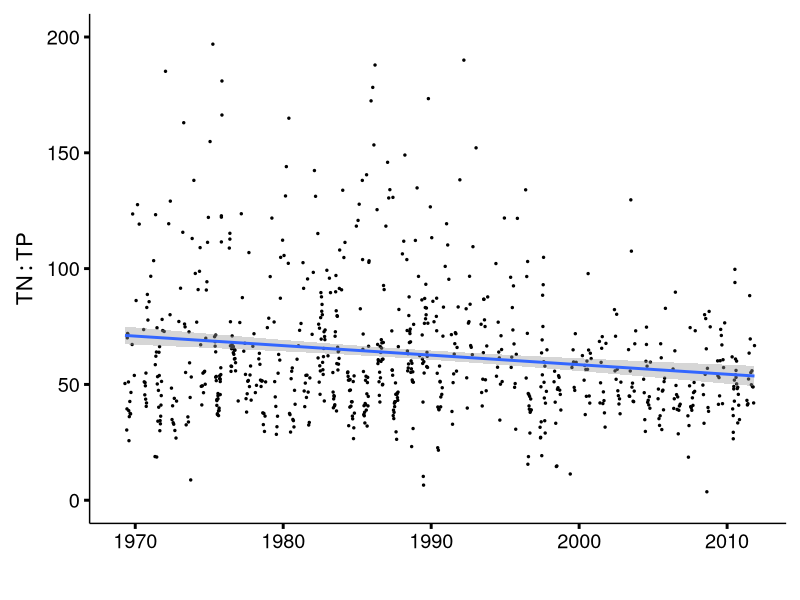
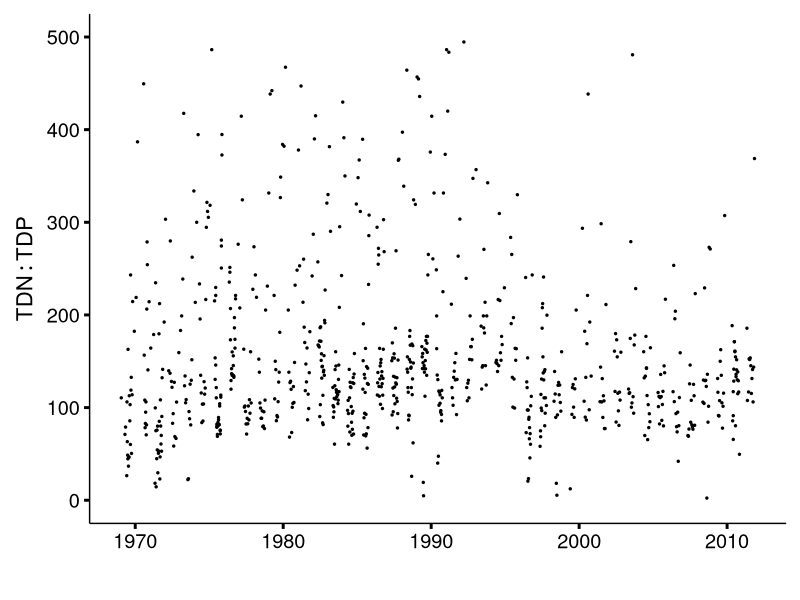
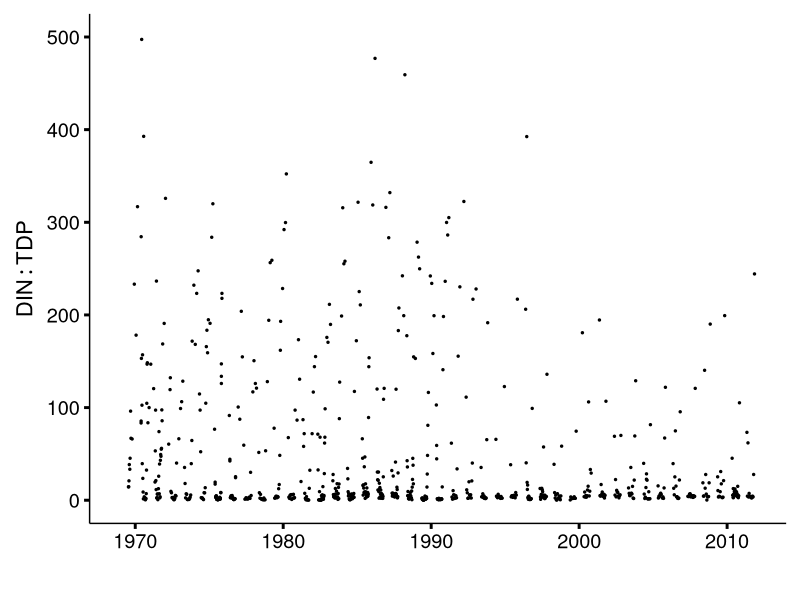
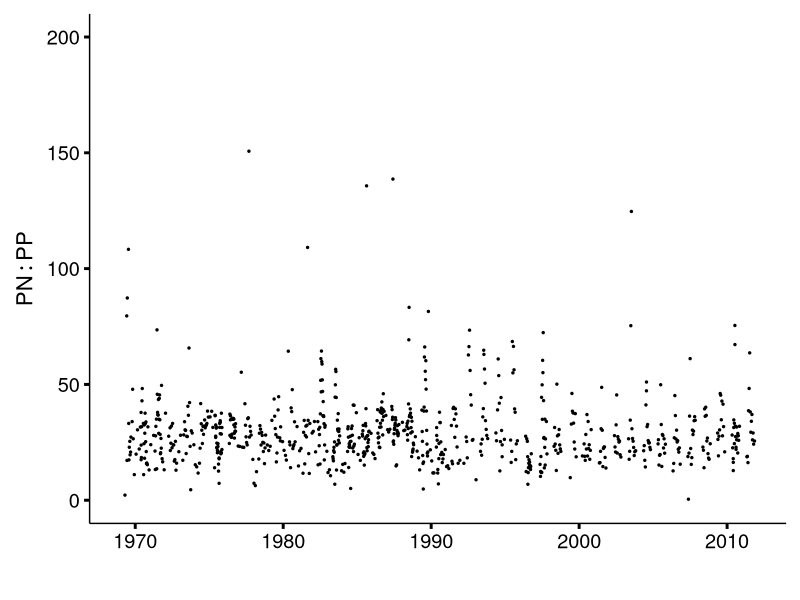
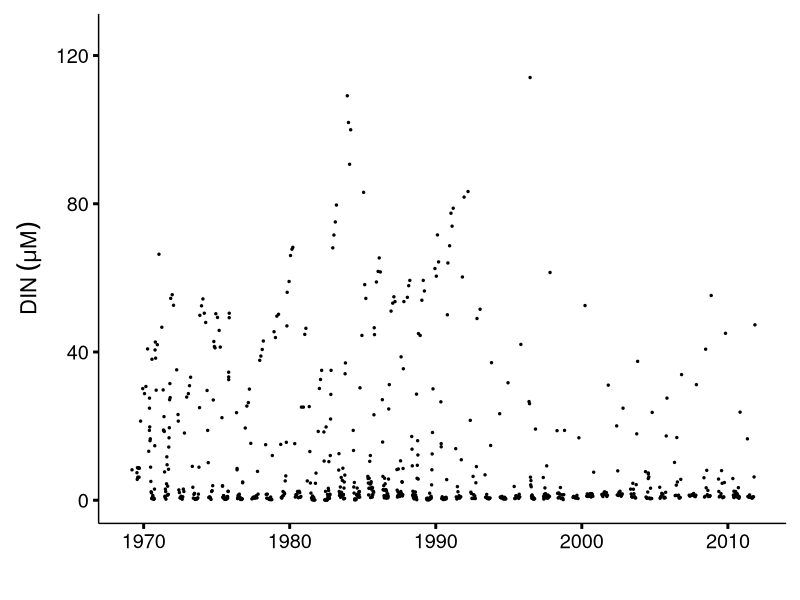
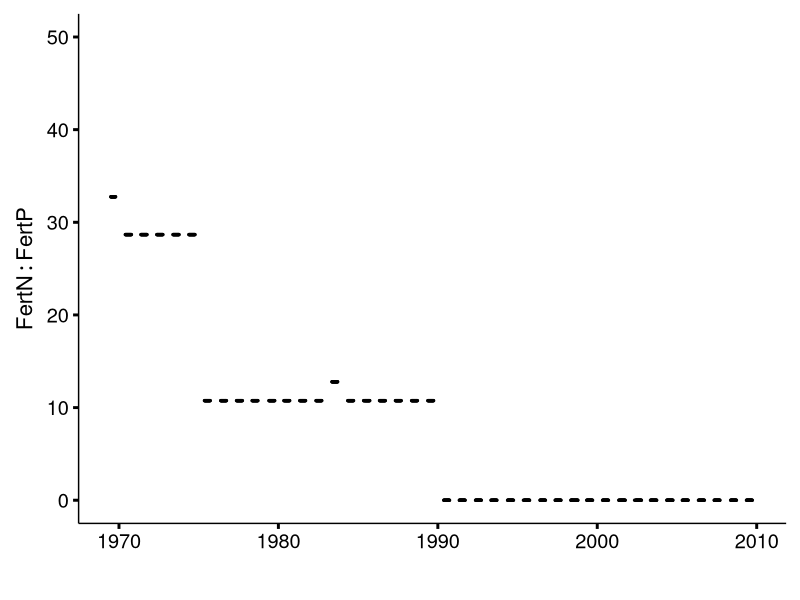
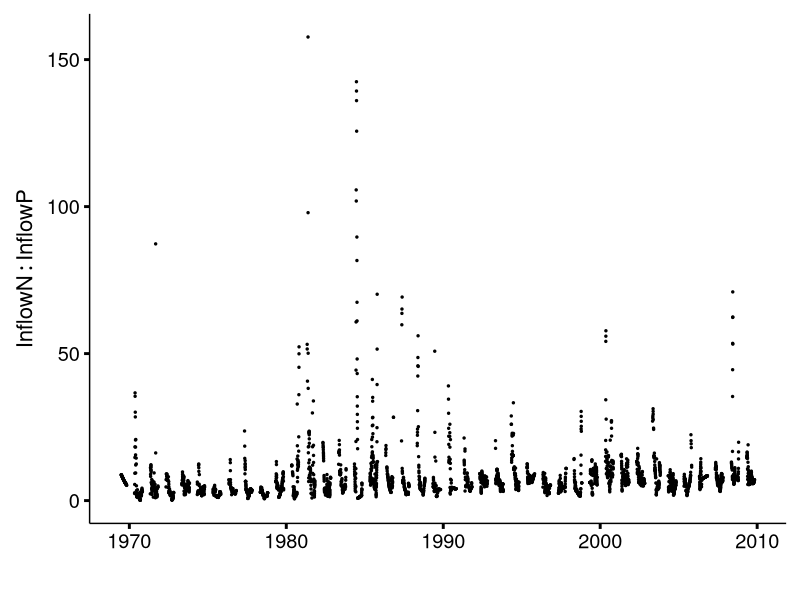
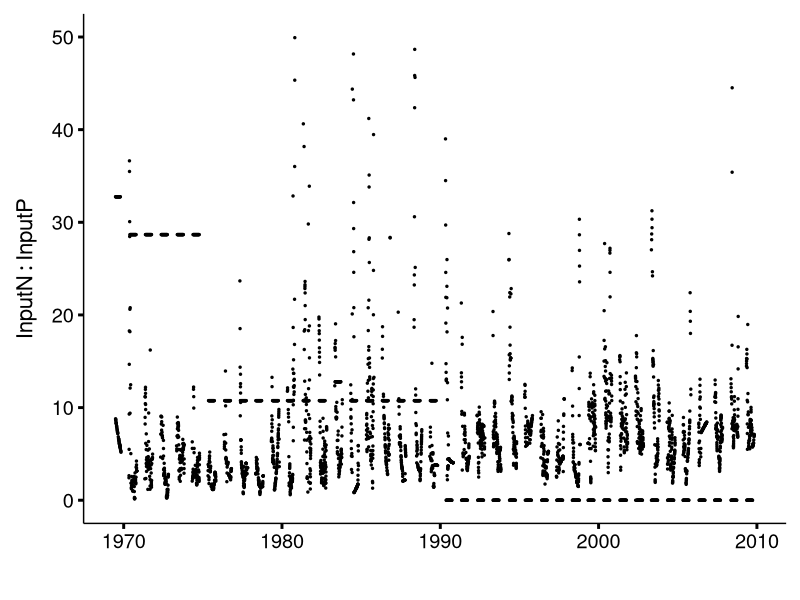

Recreate these plots in R, in order.
setwd("/Users/krsalkgu/Documents/SourceTree/Lake227/Postproc_code/L227/Stoichiometry")

NtoPLake <- read.csv("NP_Stoichiometry_L227.csv")
attach(NtoPLake)
head(NtoPLake)
NtoPInflow <- read.csv("NP_Stoichiometry_Inflow.csv")
attach(NtoPInflow)
head(NtoPInflow)

#Change concentrations from mass (ug/L or mg/d) to molar (umol/L or mmol/d)
Fert_TP_molar <- Fert_TP_mg.d/30.97
Inflow_TP_molar <- Inflow_TP_mg.d/30.97
Fert_TN_molar <- Fert_TN_mg.d/14.01
Inflow_TN_molar <- Inflow_TN_mg.d/14.01
NO3_molar <- NO3/14.01
NH4_molar <- NH4/14.01
DIN_molar <- NO3_molar + NH4_molar
PN_molar <- PN/14.01
TDN_molar <- TDN/14.01
PP_molar <- PP/30.97
TDP_molar <- TDP/30.97
TN_molar <- TDN_molar + PN_molar
TP_molar <- TDP_molar + PP_molar

#Combine inflows + fertilization
Input_TN_molar <- Fert_TN_molar + Inflow_TN_molar
Input_TP_molar <- Fert_TP_molar + Inflow_TP_molar

#Create N:P stoichiometric ratios in lake and inputs
Fert_NtoP <- Fert_TN_molar/Fert_TP_molar
Inflow_NtoP <- Inflow_TN_molar/Inflow_TP_molar
Input_NtoP <- Input_TN_molar/Input_TP_molar
DINtoTDP <- DIN_molar/TDP_molar
TDNtoTDP <- TDN_molar/TDP_molar
PNtoPP <- PN_molar/PP_molar
TNtoTP <- TN_molar/TP_molar

#Convert dates from factor to date format
Datelake <- as.Date(NtoPLake$Date, "%m/%d/%y")
Dateinflow <- as.Date(NtoPInflow$Date, "%m/%d/%y")

#Create data frames for N:P stoichiometry in lake and inflows
NtoPinsitu <- data.frame(Datelake, TNtoTP, PNtoPP, DINtoTDP, TDNtoTDP, DIN_molar)
NtoPinput <- data.frame(Dateinflow, Fert_NtoP, Inflow_NtoP, Input_NtoP, Input_TN_molar)

library(ggplot2)
theme_std <- function (base_size = 16, base_family = "") {
  theme_grey(base_size = base_size, base_family = base_family) %+replace% 
    theme(axis.ticks = element_line(colour = "black", size = 1), 
          legend.key = element_rect(colour = "white"), 
          panel.background = element_rect(fill = "white", colour = NA), 
          panel.border = element_rect(fill = NA, colour = NA),
          axis.line = element_line(size = 0.5, colour = "black"),
          panel.grid.major = element_line(NA), 
          panel.grid.minor = element_line(NA), 
          strip.background = element_rect(fill = "grey80", colour = "grey50", size = 0.2),
          axis.text  = element_text(size=rel(0.9)),
          axis.title.x = element_text(margin = unit(c(3, 0, 0, 0), "mm"),size=rel(1)),
          axis.title.y = element_text(margin = unit(c(0, 3, 0, 0), "mm"),size=rel(1), angle = 90),
          strip.text = element_text(size = rel(1.15), colour = "black", face = "bold"),
          plot.margin=unit(c(10,10,10,10),"pt"))}
theme_set(theme_std())

library(strucchange)
TNtoTPbreak = breakpoints (TNtoTP ~ Datelake, h = 20, data = NtoPinsitu, breaks=1)
summary(TNtoTPbreak)
TNtoTPbydate <- lm(TNtoTP ~ Datelake)
summary(TNtoTPbydate)

TDNtoTDPbreak = breakpoints (TDNtoTDP ~ Datelake, h = 20, data = NtoPinsitu, breaks=1)
summary(TDNtoTDPbreak)
TDNtoTDPbydate <- lm(TDNtoTDP ~ Datelake)
summary(TDNtoTDPbydate)

DINtoTDPbreak = breakpoints (DINtoTDP ~ Datelake, h = 20, data = NtoPinsitu, breaks=1)
summary(DINtoTDPbreak)
DINtoTDPbydate <- lm(DINtoTDP ~ Datelake)
summary(DINtoTDPbydate)

PNtoPPbreak = breakpoints (PNtoPP ~ Datelake, h = 20, data = NtoPinsitu, breaks=1)
summary(PNtoPPbreak)
PNtoPPbydate <- lm(PNtoPP ~ Datelake)
summary(PNtoPPbydate)

ggplot(NtoPinsitu, aes(x = Datelake, y = TNtoTP)) +
  geom_point(aes(y = TNtoTP), size = 0.5) +
  ylim(0,200) +
  ylab(expression(TN:TP)) +
  xlab(" ") +
  theme(legend.position = c(0.9,0.9)) + 
  geom_smooth(method = 'lm')

ggplot(NtoPinsitu, aes(x = Datelake)) +
  geom_point(aes(y = TDNtoTDP), size = 0.5) +
  ylim(0,500) +
  ylab(expression(TDN:TDP)) +
  xlab(" ") +
  theme(legend.position = c(0.9,0.9)) 

ggplot(NtoPinsitu, aes(x = Datelake)) +
  geom_point(aes(y = DINtoTDP), size = 0.5) +
  ylim(0,500) +
  ylab(expression(DIN:TDP)) +
  xlab(" ") +
  theme(legend.position = c(0.9,0.9)) 

ggplot(NtoPinsitu, aes(x = Datelake)) +
  geom_point(aes(y = PNtoPP), size = 0.5) +
  ylim(0,200) +
  ylab(expression(PN:PP)) +
  xlab(" ") +
  theme(legend.position = c(0.9,0.9)) 

ggplot(NtoPinsitu, aes(x = Datelake)) +
  geom_point(aes(y = DIN_molar), size = 0.5) +
  ylim(0,125) +
  ylab(expression(DIN ~ (mu*M))) +
  xlab(" ") +
  theme(legend.position = c(0.9,0.9)) 

ggplot(NtoPinput, aes(x = Dateinflow, y = Fert_NtoP)) +
  geom_point(size = 0.5) +
  ylim(0,50) +
  ylab(expression(FertN:FertP)) +
  xlab(" ") +
  theme(legend.position = c(0.9,0.9)) 

ggplot(NtoPinput, aes(x = Dateinflow)) +
  geom_point(aes(y = Inflow_NtoP), size = 0.5) +
  ylab(expression(InflowN:InflowP)) +
  xlab(" ") +
  theme(legend.position = c(0.9,0.9)) 

ggplot(NtoPinput, aes(x = Dateinflow)) +
  geom_point(aes(y = Input_NtoP), size = 0.5) +
  ylim(0,50) +
  ylab(expression(InputN:InputP)) +
  xlab(" ") +
  theme(legend.position = c(0.9,0.9)) 
